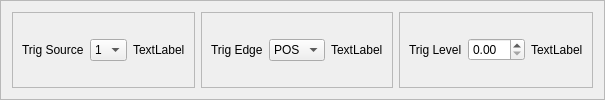
            <widget class="QFrame" name="frame_39">
             <property name="frameShape">
              <enum>QFrame::StyledPanel</enum>
             </property>
             <property name="frameShadow">
              <enum>QFrame::Sunken</enum>
             </property>
             <layout class="QHBoxLayout" name="horizontalLayout_38">
              <item>
               <widget class="QFrame" name="frame_42">
                <property name="frameShape">
                 <enum>QFrame::StyledPanel</enum>
                </property>
                <property name="frameShadow">
                 <enum>QFrame::Sunken</enum>
                </property>
                <layout class="QHBoxLayout" name="horizontalLayout_68">
                 <item>
                  <widget class="QLabel" name="label_39">
                   <property name="text">
                    <string>Trig Source</string>
                   </property>
                  </widget>
                 </item>
                 <item>
                  <widget class="QComboBox" name="ScopeTrigSource">
                   <item>
                    <property name="text">
                     <string>1</string>
                    </property>
                   </item>
                   <item>
                    <property name="text">
                     <string>2</string>
                    </property>
                   </item>
                   <item>
                    <property name="text">
                     <string>3</string>
                    </property>
                   </item>
                   <item>
                    <property name="text">
                     <string>4</string>
                    </property>
                   </item>
                  </widget>
                 </item>
                 <item>
                  <widget class="QLabel" name="ScopeTrigSource_act">
                   <property name="text">
                    <string>TextLabel</string>
                   </property>
                  </widget>
                 </item>
                </layout>
               </widget>
              </item>
              <item>
               <widget class="QFrame" name="frame_40">
                <property name="frameShape">
                 <enum>QFrame::StyledPanel</enum>
                </property>
                <property name="frameShadow">
                 <enum>QFrame::Sunken</enum>
                </property>
                <layout class="QHBoxLayout" name="horizontalLayout_66">
                 <item>
                  <widget class="QLabel" name="label_40">
                   <property name="text">
                    <string>Trig Edge</string>
                   </property>
                  </widget>
                 </item>
                 <item>
                  <widget class="QComboBox" name="ScopeTrigEdge">
                   <item>
                    <property name="text">
                     <string>POS</string>
                    </property>
                   </item>
                   <item>
                    <property name="text">
                     <string>NEG</string>
                    </property>
                   </item>
                  </widget>
                 </item>
                 <item>
                  <widget class="QLabel" name="ScopeTrigEdge_act">
                   <property name="text">
                    <string>TextLabel</string>
                   </property>
                  </widget>
                 </item>
                </layout>
               </widget>
              </item>
              <item>
               <widget class="QFrame" name="frame_41">
                <property name="frameShape">
                 <enum>QFrame::StyledPanel</enum>
                </property>
                <property name="frameShadow">
                 <enum>QFrame::Sunken</enum>
                </property>
                <layout class="QHBoxLayout" name="horizontalLayout_67">
                 <item>
                  <widget class="QLabel" name="label_38">
                   <property name="text">
                    <string>Trig Level</string>
                   </property>
                  </widget>
                 </item>
                 <item>
                  <widget class="QDoubleSpinBox" name="ScopeTrigLevel">
                   <property name="singleStep">
                    <double>0.100000000000000</double>
                   </property>
                  </widget>
                 </item>
                 <item>
                  <widget class="QLabel" name="ScopeTrigLevel_act">
                   <property name="text">
                    <string>TextLabel</string>
                   </property>
                  </widget>
                 </item>
                </layout>
               </widget>
              </item>
             </layout>
            </widget>
